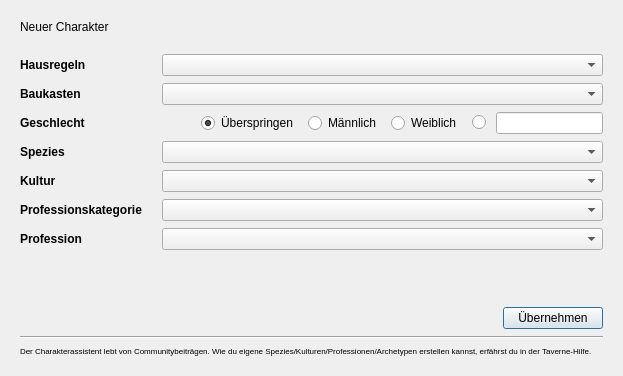
<?xml version="1.0" encoding="UTF-8"?>
<ui version="4.0">
 <class>formMain</class>
 <widget class="QWidget" name="formMain">
  <property name="windowModality">
   <enum>Qt::WindowModality::ApplicationModal</enum>
  </property>
  <property name="geometry">
   <rect>
    <x>0</x>
    <y>0</y>
    <width>623</width>
    <height>376</height>
   </rect>
  </property>
  <property name="sizePolicy">
   <sizepolicy hsizetype="Preferred" vsizetype="Preferred">
    <horstretch>0</horstretch>
    <verstretch>0</verstretch>
   </sizepolicy>
  </property>
  <property name="windowTitle">
   <string>Charakterassistent</string>
  </property>
  <layout class="QGridLayout" name="gridLayout" columnstretch="0,0">
   <property name="leftMargin">
    <number>20</number>
   </property>
   <property name="topMargin">
    <number>20</number>
   </property>
   <property name="rightMargin">
    <number>20</number>
   </property>
   <property name="bottomMargin">
    <number>20</number>
   </property>
   <property name="horizontalSpacing">
    <number>20</number>
   </property>
   <property name="verticalSpacing">
    <number>7</number>
   </property>
   <item row="2" column="0">
    <spacer name="verticalSpacer_2">
     <property name="orientation">
      <enum>Qt::Orientation::Vertical</enum>
     </property>
     <property name="sizeType">
      <enum>QSizePolicy::Policy::Fixed</enum>
     </property>
     <property name="sizeHint" stdset="0">
      <size>
       <width>20</width>
       <height>13</height>
      </size>
     </property>
    </spacer>
   </item>
   <item row="3" column="0">
    <widget class="QLabel" name="label_3">
     <property name="font">
      <font>
       <bold>true</bold>
      </font>
     </property>
     <property name="text">
      <string>Hausregeln</string>
     </property>
     <property name="class" stdset="0">
      <string>h4</string>
     </property>
    </widget>
   </item>
   <item row="7" column="0">
    <widget class="QLabel" name="lblKultur">
     <property name="font">
      <font>
       <bold>true</bold>
      </font>
     </property>
     <property name="text">
      <string>Kultur</string>
     </property>
     <property name="class" stdset="0">
      <string>h4</string>
     </property>
    </widget>
   </item>
   <item row="9" column="1">
    <widget class="QComboBox" name="cbProfession">
     <property name="toolTip">
      <string>&lt;html&gt;&lt;head/&gt;&lt;body&gt;&lt;p&gt;Hier sind manchmal Namen mitangegeben - dies sind vollwertige Archetypen mit Eigenheiten.&lt;/p&gt;&lt;/body&gt;&lt;/html&gt;</string>
     </property>
    </widget>
   </item>
   <item row="1" column="0">
    <widget class="QLabel" name="label_4">
     <property name="text">
      <string>Neuer Charakter</string>
     </property>
     <property name="class" stdset="0">
      <string>h2</string>
     </property>
    </widget>
   </item>
   <item row="9" column="0">
    <widget class="QLabel" name="lblProfession">
     <property name="font">
      <font>
       <bold>true</bold>
      </font>
     </property>
     <property name="text">
      <string>Profession</string>
     </property>
     <property name="class" stdset="0">
      <string>h4</string>
     </property>
    </widget>
   </item>
   <item row="8" column="0">
    <widget class="QLabel" name="lblProfessionKategorie">
     <property name="font">
      <font>
       <bold>true</bold>
      </font>
     </property>
     <property name="text">
      <string>Professionskategorie</string>
     </property>
     <property name="class" stdset="0">
      <string>h4</string>
     </property>
    </widget>
   </item>
   <item row="6" column="0">
    <widget class="QLabel" name="lblSpezies">
     <property name="font">
      <font>
       <bold>true</bold>
      </font>
     </property>
     <property name="text">
      <string>Spezies</string>
     </property>
     <property name="class" stdset="0">
      <string>h4</string>
     </property>
    </widget>
   </item>
   <item row="3" column="1">
    <widget class="QComboBox" name="cbRegeln"/>
   </item>
   <item row="17" column="0" colspan="2">
    <widget class="Line" name="line">
     <property name="orientation">
      <enum>Qt::Orientation::Horizontal</enum>
     </property>
    </widget>
   </item>
   <item row="16" column="0" colspan="2">
    <layout class="QHBoxLayout" name="horizontalLayout_3">
     <item>
      <spacer name="horizontalSpacer_2">
       <property name="orientation">
        <enum>Qt::Orientation::Horizontal</enum>
       </property>
       <property name="sizeHint" stdset="0">
        <size>
         <width>40</width>
         <height>20</height>
        </size>
       </property>
      </spacer>
     </item>
     <item>
      <widget class="QPushButton" name="btnAccept">
       <property name="enabled">
        <bool>true</bool>
       </property>
       <property name="minimumSize">
        <size>
         <width>100</width>
         <height>0</height>
        </size>
       </property>
       <property name="maximumSize">
        <size>
         <width>16777214</width>
         <height>16777215</height>
        </size>
       </property>
       <property name="text">
        <string>Übernehmen</string>
       </property>
       <property name="default">
        <bool>true</bool>
       </property>
      </widget>
     </item>
    </layout>
   </item>
   <item row="12" column="0">
    <spacer name="verticalSpacer">
     <property name="orientation">
      <enum>Qt::Orientation::Vertical</enum>
     </property>
     <property name="sizeHint" stdset="0">
      <size>
       <width>20</width>
       <height>40</height>
      </size>
     </property>
    </spacer>
   </item>
   <item row="4" column="0">
    <widget class="QLabel" name="lblRegeln">
     <property name="sizePolicy">
      <sizepolicy hsizetype="Preferred" vsizetype="Preferred">
       <horstretch>0</horstretch>
       <verstretch>0</verstretch>
      </sizepolicy>
     </property>
     <property name="font">
      <font>
       <bold>true</bold>
      </font>
     </property>
     <property name="text">
      <string>Baukasten</string>
     </property>
     <property name="class" stdset="0">
      <string>h4</string>
     </property>
    </widget>
   </item>
   <item row="18" column="0" colspan="2">
    <widget class="QLabel" name="label">
     <property name="minimumSize">
      <size>
       <width>0</width>
       <height>0</height>
      </size>
     </property>
     <property name="font">
      <font>
       <pointsize>6</pointsize>
      </font>
     </property>
     <property name="inputMethodHints">
      <set>Qt::InputMethodHint::ImhNone</set>
     </property>
     <property name="text">
      <string>&lt;html&gt;&lt;head/&gt;&lt;body&gt;&lt;p&gt;Der Charakterassistent lebt von Communitybeiträgen. Wie du eigene Spezies/Kulturen/Professionen/Archetypen erstellen kannst, erfährst du in der Taverne-Hilfe.&lt;/p&gt;&lt;/body&gt;&lt;/html&gt;</string>
     </property>
     <property name="textFormat">
      <enum>Qt::TextFormat::RichText</enum>
     </property>
     <property name="wordWrap">
      <bool>true</bool>
     </property>
     <property name="openExternalLinks">
      <bool>true</bool>
     </property>
     <property name="class" stdset="0">
      <string>smallText</string>
     </property>
    </widget>
   </item>
   <item row="8" column="1">
    <widget class="QComboBox" name="cbProfessionKategorie"/>
   </item>
   <item row="5" column="0">
    <widget class="QLabel" name="lblGeschlecht">
     <property name="font">
      <font>
       <bold>true</bold>
      </font>
     </property>
     <property name="text">
      <string>Geschlecht</string>
     </property>
     <property name="class" stdset="0">
      <string>h4</string>
     </property>
    </widget>
   </item>
   <item row="6" column="1">
    <widget class="QComboBox" name="cbSpezies">
     <property name="minimumSize">
      <size>
       <width>300</width>
       <height>0</height>
      </size>
     </property>
    </widget>
   </item>
   <item row="4" column="1">
    <widget class="QComboBox" name="cbBaukasten">
     <property name="minimumSize">
      <size>
       <width>300</width>
       <height>0</height>
      </size>
     </property>
    </widget>
   </item>
   <item row="5" column="1">
    <layout class="QHBoxLayout" name="horizontalLayout">
     <property name="spacing">
      <number>10</number>
     </property>
     <item>
      <spacer name="horizontalSpacer">
       <property name="orientation">
        <enum>Qt::Orientation::Horizontal</enum>
       </property>
       <property name="sizeHint" stdset="0">
        <size>
         <width>40</width>
         <height>20</height>
        </size>
       </property>
      </spacer>
     </item>
     <item>
      <widget class="QRadioButton" name="btnSkip">
       <property name="text">
        <string>Überspringen</string>
       </property>
       <property name="checked">
        <bool>true</bool>
       </property>
      </widget>
     </item>
     <item>
      <widget class="QRadioButton" name="btnMaennlich">
       <property name="text">
        <string>Männlich</string>
       </property>
      </widget>
     </item>
     <item>
      <widget class="QRadioButton" name="btnWeiblich">
       <property name="text">
        <string>Weiblich</string>
       </property>
       <property name="checked">
        <bool>false</bool>
       </property>
      </widget>
     </item>
     <item>
      <widget class="QRadioButton" name="btnDivers">
       <property name="text">
        <string/>
       </property>
      </widget>
     </item>
     <item>
      <widget class="QLineEdit" name="leDivers"/>
     </item>
    </layout>
   </item>
   <item row="7" column="1">
    <widget class="QComboBox" name="cbKultur"/>
   </item>
  </layout>
 </widget>
 <tabstops>
  <tabstop>cbRegeln</tabstop>
  <tabstop>cbBaukasten</tabstop>
  <tabstop>btnMaennlich</tabstop>
  <tabstop>btnDivers</tabstop>
  <tabstop>leDivers</tabstop>
  <tabstop>cbSpezies</tabstop>
  <tabstop>cbKultur</tabstop>
  <tabstop>cbProfessionKategorie</tabstop>
  <tabstop>cbProfession</tabstop>
  <tabstop>btnAccept</tabstop>
 </tabstops>
 <resources/>
 <connections/>
</ui>
